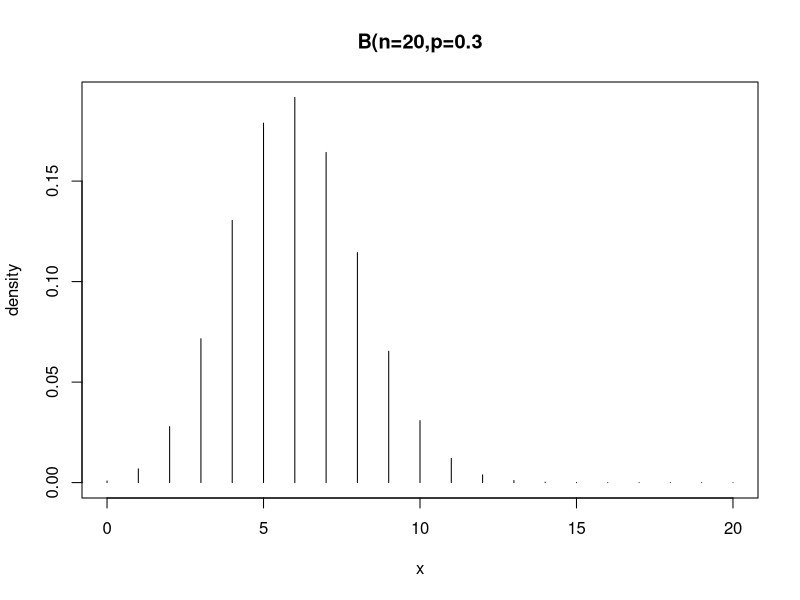
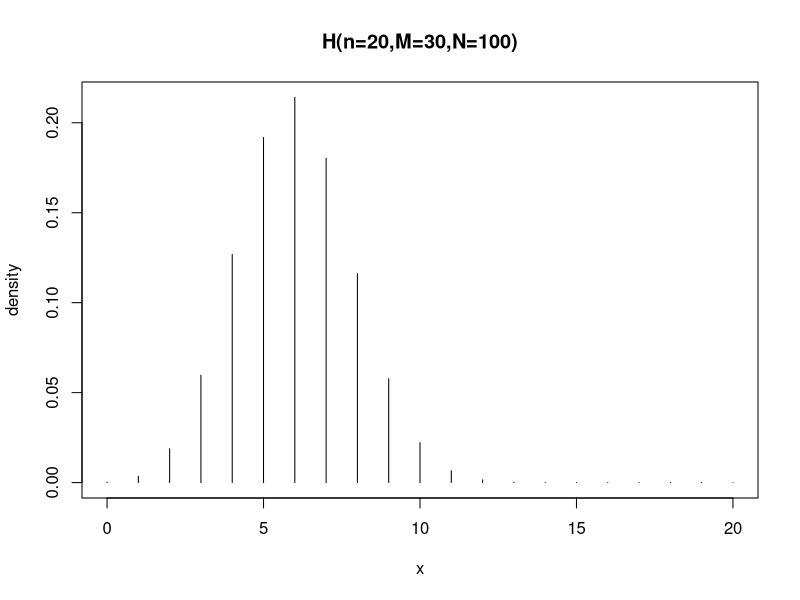

Here is the R script that generated these plots, in order:
#####################################################################
# R offers for a large number of probability distributions functions.
# The commands for each distribution are prepended with a letter to 
# indicate the functionality:
# "d" 	returns the height of the probability density function
# "p" 	returns the cumulative density function
# "q" 	returns the inverse cumulative density function (quantiles)
# "r" 	returns randomly generated numbers
# Consider an urn with 100 balls, where are 30 balls of them are red. 
# 20 balls are randomly drawn and let X be the number of red drawn balls. 
# a) Determine the distribution of X if the balls are drawn with resp.
# without replacement.
# b) Plot the density of X.
# c) Generate a sample of size 20 of values of X
# d) Compute P(5 < X < 15). 
# e) Determine the 25% quantile, the median and the 75% quantile of X.
# 
# file: prob_rv_rfunctions_sol.R
########################################################################

par(mfcol=c(1,1))

# with replacement: X ~ B(n=20,p=0.3)

# plot of the density
k <- 0:20
plot(k,dbinom(k,20,0.3), type = "h", main ="B(n=20,p=0.3", xlab="x", 
     ylab="density")
# sample of size 20
rbinom(n=20,size = 20,prob = 0.3)
# P(5 < X < 15)
sum(dbinom(6:14, size = 20, prob = 0.3))
pbinom(14, size = 20, prob = 0.3) - pbinom(5, size = 20, prob = 0.3) 
# quantile
qbinom(c(0.25,0.5,0.75), size = 20, prob = 0.3)

# without replacement: X ~ H(n=20,M=30,N=100)

# plot of the density
k <- 0:20
plot(k,dhyper(k,m=30,n=70,k=20), type = "h", main ="H(n=20,M=30,N=100)",
     xlab="x", ylab="density")
# sample of size 20
rhyper(20,m=30,n=70,k=20)
# P(5 < X < 20)
sum(dhyper(6:14,m=30,n=70,k=20))
phyper(14,m=30,n=70,k=20) - phyper(5,m=30,n=70,k=20)
# quantile
qhyper(c(0.25,0.5,0.75),m=30,n=70,k=20)
